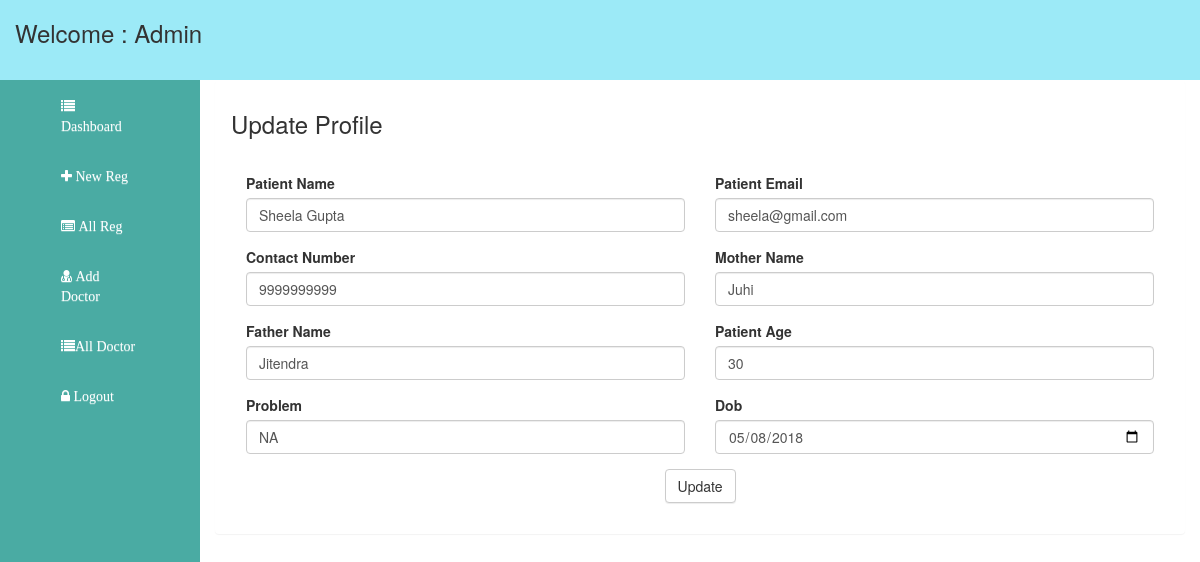
Page /hospital/update_profile.php?token=OPD1075909890 (signed in) on the committed database.
### tables this page shows
CREATE TABLE IF NOT EXISTS `new_profile` (
  `regid` int(11) NOT NULL AUTO_INCREMENT,
  `name` varchar(100) NOT NULL,
  `email` varchar(100) NOT NULL,
  `contact` varchar(100) NOT NULL,
  `mother` varchar(100) NOT NULL,
  `father` varchar(100) NOT NULL,
  `age` varchar(100) NOT NULL,
  `problem` text NOT NULL,
  `did` int(11) NOT NULL,
  `room_no` varchar(100) NOT NULL,
  `tokenid` varchar(100) NOT NULL,
  `dob` varchar(100) NOT NULL,
  `reg_date` timestamp NOT NULL,
  `password` varchar(100) NOT NULL,
  `status` varchar(100) NOT NULL DEFAULT 'pending',
  PRIMARY KEY (`regid`),
  UNIQUE KEY `email` (`email`),
  UNIQUE KEY `contact` (`contact`),
  UNIQUE KEY `tokenid` (`tokenid`)
);

### hospital/update_profile.php (the view, shortened to what this page needs)
<?php include('header.php'); ?>
       	<?php include('sidebar.php'); ?>
       	<div class="col-md-10" id="righ_section">
       		<div class="panel">
       			<div class="panel-heading">
       				<h3>Update Profile</h3>
       			</div>
       			<div class="panel-body">
       			  <?php
					 if(isset($_GET['token']))
					 {
						  $tid = $_GET['token'];
						  $qry = "select * from new_profile where tokenid='$tid'";
						  $ex = mysqli_query($con,$qry);
					      $rs = mysqli_fetch_array($ex);
					 }
					?>
       			  <form action="" method="post">
       			  	  <div class="form-group col-md-6">
       			  	  	<label for="">Patient Name</label>
       			  	  	<input type="text" name="name" value="<?php echo $rs['name']; ?>" id="" class="form-control" placeholder="Enter Patient Name">
       			  	  </div>
       			  	    <div class="form-group col-md-6">
       			  	  	<label for="">Patient Email</label>
       			  	  	<input type="email" name="email" value="<?php echo $rs['email']; ?>" id="" class="form-control" placeholder="Enter Patient Email">
       			  	  </div>
       			  	   <div class="form-group col-md-6">
       			  	  	<label for="">Contact Number</label>
       			  	  	<input type="text" name="contact" value="<?php echo $rs['contact']; ?>" id="" class="form-control" placeholder="Enter Mobile Number">
       			  	  </div>
       			  	  <div class="form-group col-md-6">
       			  	  	<label for="">Mother Name</label>
       			  	  	<input type="text" name="mother" value="<?php echo $rs['mother']; ?>" id="" class="form-control" placeholder="Mother Name">
       			  	  </div>
       			  	  <div class="form-group col-md-6">
       			  	  	<label for="">Father Name</label>
       			  	  	<input type="text" name="father" value="<?php echo $rs['father']; ?>" id="" class="form-control" placeholder="Father Name">
       			  	  </div>
       			  	  <div class="form-group col-md-6">
       			  	  	<label for="">Patient Age</label>
       			  	  	<input type="text" name="age" id="" value="<?php echo $rs['age']; ?>" class="form-control" placeholder="Enter Your age">
       			  	  </div>
       			  	  <div class="form-group col-md-6">
       			  	  	<label for="">Problem</label>
       			  	  	<input type="text" name="problem" value="<?php echo $rs['problem']; ?>" id="" class="form-control" placeholder="Enter Your Problem">
       			  	  </div>
       			  	  <div class="form-group col-md-6">
       			  	  	<label for="">Dob</label>
       			  	  	<input type="date" name="dob" id="" value="<?php echo $rs['dob']; ?>" class="form-control">
       			  	  </div>
       			  	  <div class="form-group col-md-12 text-center">
       			  	    <input type="submit" name="update" value="Update" class="btn btn-default" />
       			  	  </div>
       			  </form>
       			</div>
       		</div>
       	</div>
<?php include('footer.php'); ?>

### rows in the picture
new_profile: name "Sheela Gupta", email "sheela@gmail.com", contact "9999999999", mother "Juhi", father "Jitendra", age "30", problem "NA", dob "05/08/2018"
